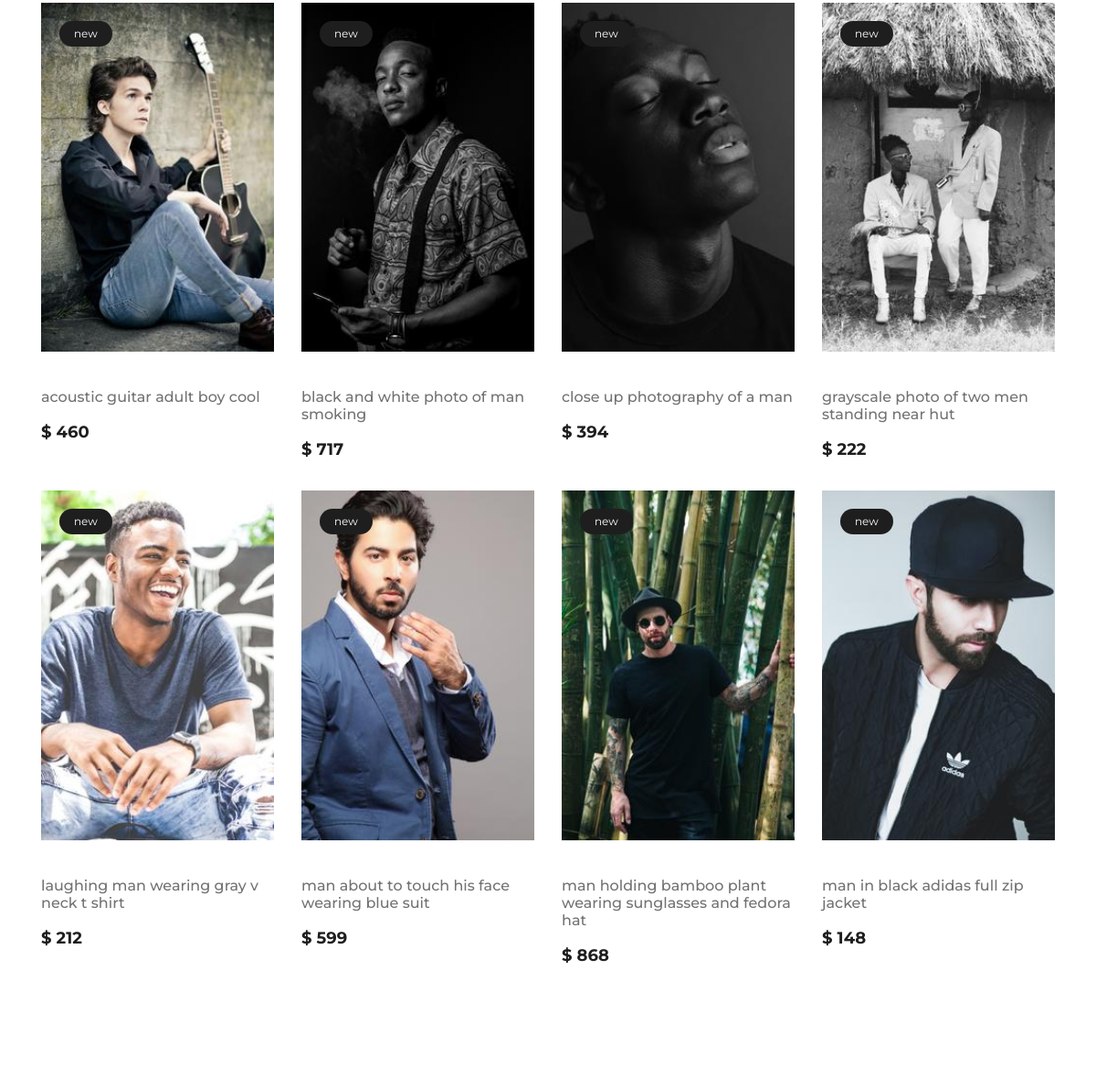
The page /categories/Men (middle part) on the database as committed earlier.
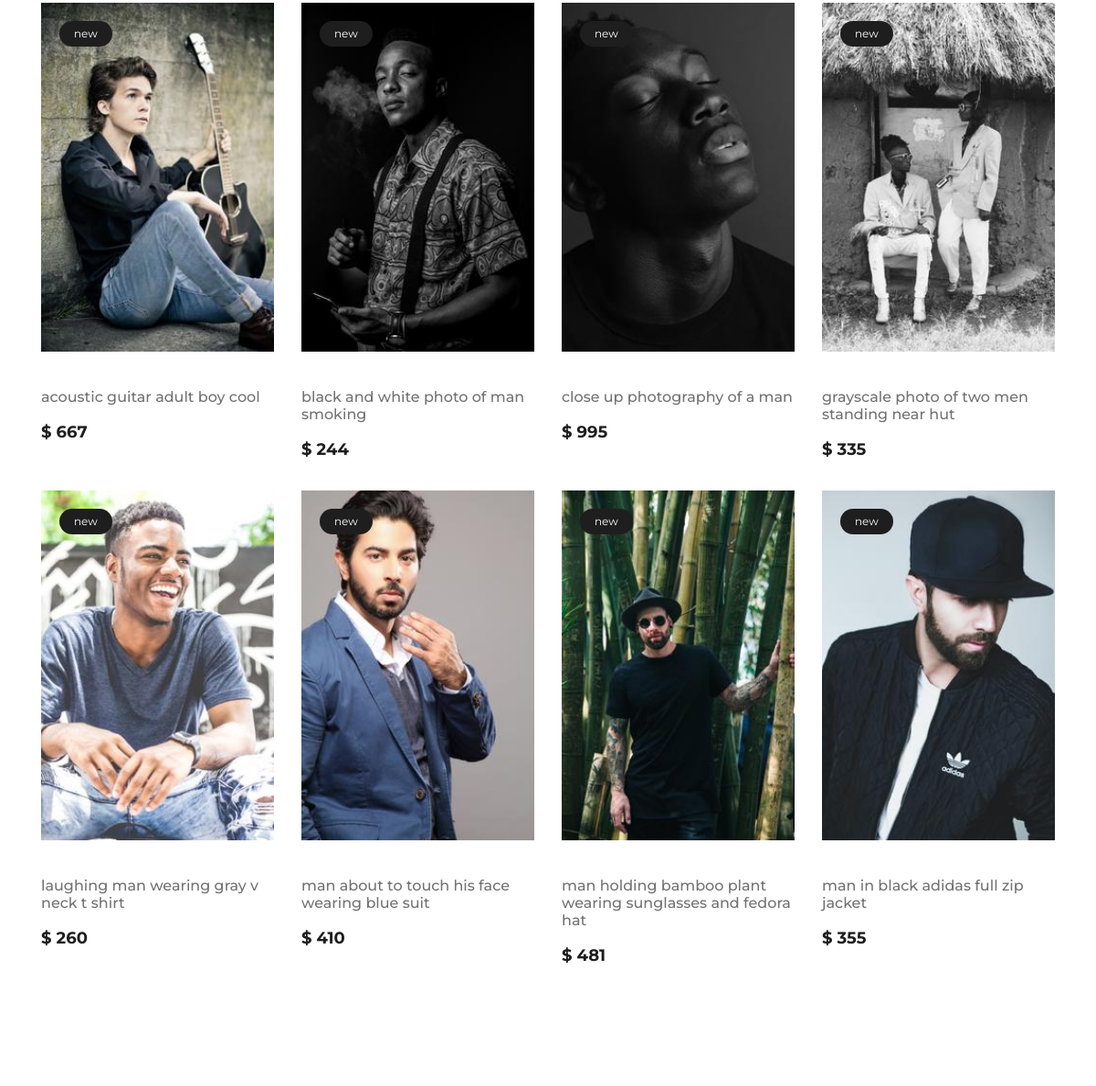
The same page on the database as committed later.
### fashionshop/models.py (models this page shows, shortened)
class Product(db.Model):
    id = db.Column(db.Integer, primary_key = True)
    title = db.Column(db.String(100), nullable = False)
    date_posted = db.Column(db.DateTime, nullable = False, default = datetime.utcnow)
    price = db.Column(db.Integer, nullable = False)
    description = db.Column(db.Text, nullable=False)
    image_file = db.Column(db.String(), nullable = True, default='default.jpg')
    category_id = db.Column(db.Integer, db.ForeignKey('category.id'), nullable = False)
    cartitems = db.relationship('CartItem', backref='Product', lazy = True)
    comments = db.relationship('Comment', backref='product', lazy = True)

### fashionshop/routes.py (the view)
@app.route('/categories/<string:category_name>')
def category(category_name):
    page = request.args.get('page', 1, type = int)
    categories = Category.query.all()
    category = Category.query.filter_by(name = category_name).first_or_404()
    products = Product.query.filter_by(type = category).paginate(page = page, per_page = 8)
    return render_template('category.html', title = 'Categories', category = category, products = products, categories = categories,category_name = category_name)

### fashionshop/templates/category.html (shortened to what this page needs)
{% extends "layout.html" %}
{% block content %}
<section class="categories-page spad">
    <div class="container">
        <div class="row">
            {% for product in products.items %}
            <div class="col-lg-3 col-md-6">
                <div class="single-product-item">
                    <figure>
                        <img src="{{ url_for('static', filename='img/products/' + product.image_file) }}" alt="">
                        <div class="p-status">new</div>
                    </figure>
                    <div class="product-text">
                        <a href="{{ url_for('product', product_id = product.id)}}">
                            <h6> {{ product.title }}</h6>
                        </a>
                        <p>$ {{ product.price }}</p>
                    </div>
                </div>
            </div>
            {% endfor %}
    </div>
</section>
{% endblock content %}

Rows that differ between the two databases and show on the page:
changed Product "acoustic guitar adult boy cool": price "460" → "667"
changed Product "black and white photo of man smoking": price "717" → "244"
changed Product "close up photography of a man": price "394" → "995"
changed Product "grayscale photo of two men standing near hut": price "222" → "335"
changed Product "laughing man wearing gray v neck t shirt": price "212" → "260"
changed Product "man about to touch his face wearing blue suit": price "599" → "410"
changed Product "man holding bamboo plant wearing sunglasses and fedora hat": price "868" → "481"
changed Product "man in black adidas full zip jacket": price "148" → "355"
